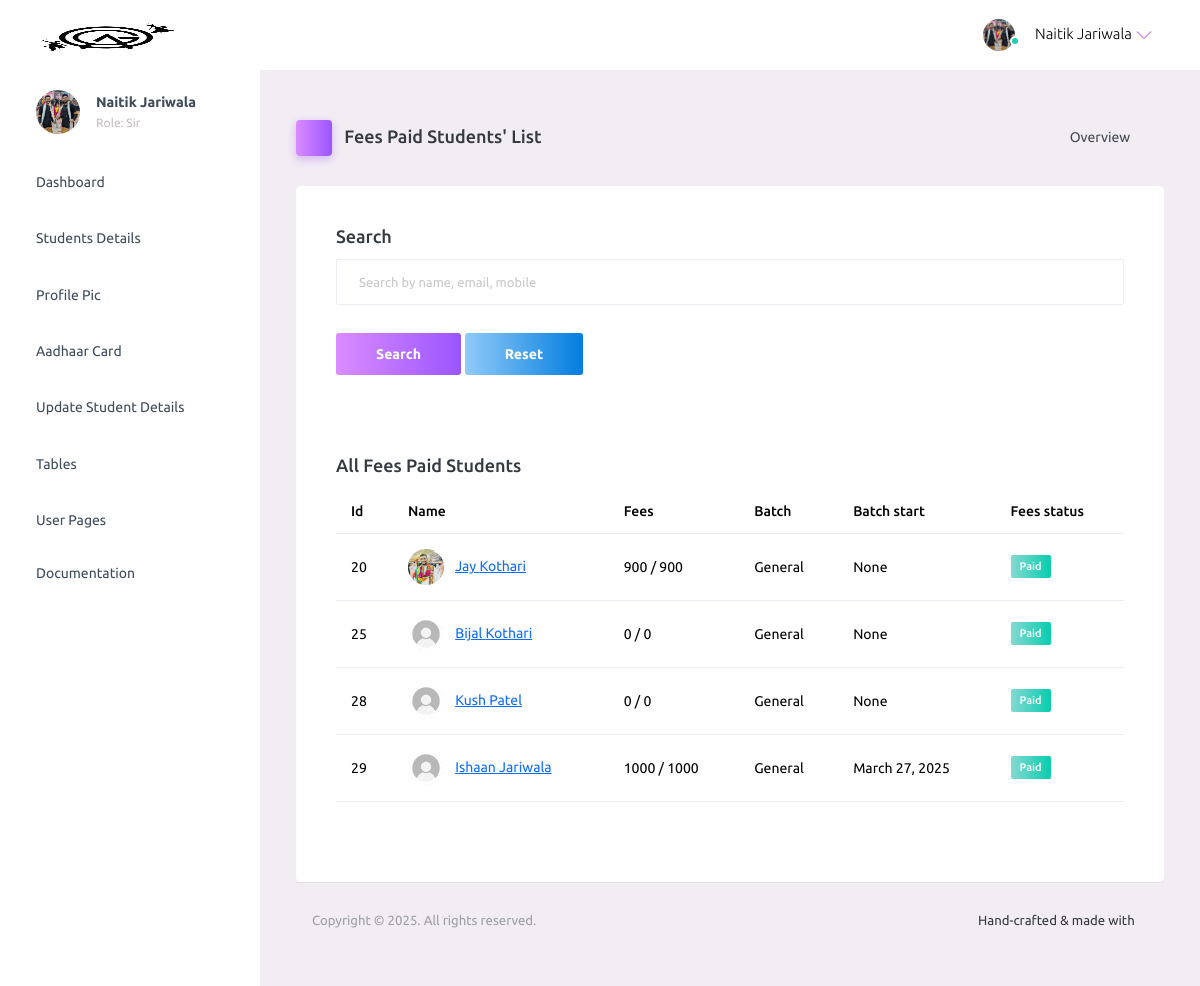
The page /mentor/fees_paid_list/ (signed in) on the database as committed earlier.
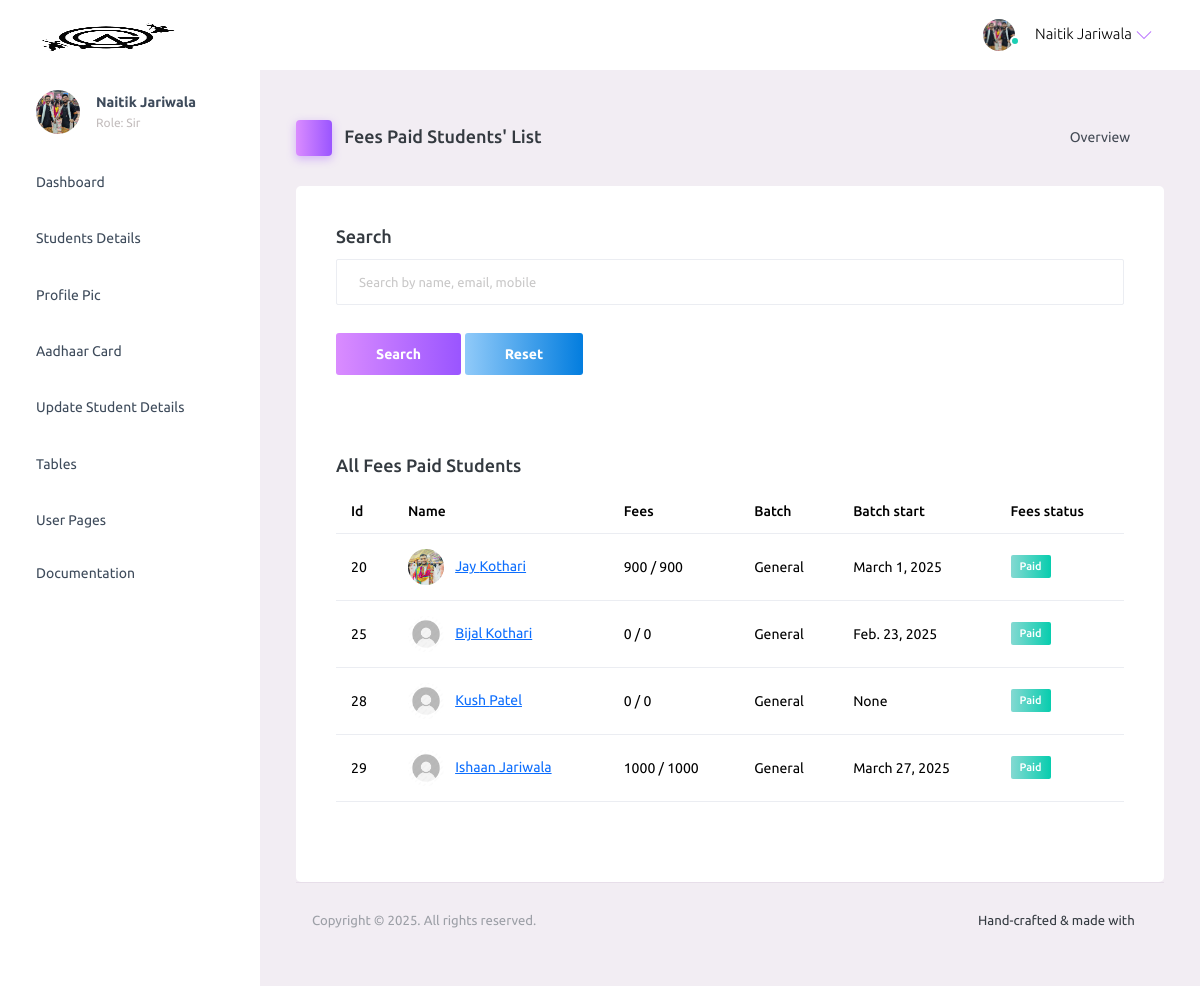
The same page on the database as committed later.
### student/models.py (models this page shows, shortened)
class Student(models.Model):
    doc_choice = (
        ('Owner','Owner'),
        ('Sir','Sir'),
        ('Student','Student'),
    )
    first_name = models.CharField(max_length=30)
    last_name = models.CharField(max_length=30)
    birth_date = models.DateField(blank=True, null=True)
    email = models.EmailField(unique=True)
    mobile = models.CharField(max_length=10)
    parent_mobile = models.CharField(max_length=10)
    role = models.CharField(max_length=10, choices=doc_choice, default='Student')
    address = models.TextField()
    password = models.CharField(max_length=30)
    password_reset = models.BooleanField(default=False)
    verified = models.BooleanField(default=False)
    aadhar = models.CharField(max_length=12)
    aadhar_verified = models.BooleanField(default=False)
    aadhar_verified_by = models.CharField(max_length=30,blank=True,null=True)
    profile_qr = models.FileField(upload_to='profile_qr/',default='default/qr.png')
    profile_image = models.FileField(upload_to='profile/', default='default/profile.jpg')
    profile_image_verified = models.BooleanField(default=False)
    fees_amount = models.IntegerField(default=0)
    fees_paid = models.IntegerField(default=0)
    fees_status = models.BooleanField(default=False)
    batch_name = models.CharField(max_length=30, blank=True, null=True, default='General')
    batch_start_date = models.DateField(blank=True, null=True)
    batch_end_date = models.DateField(blank=True, null=True)
    created_at = models.DateTimeField(auto_now_add=True)

### mentor/views.py (the view, shortened to what this page needs)
# urls.py: path('fees_paid_list/', views.fees_paid_list, name='fees_paid_list'),
def fees_paid_list(request):
    try:
        student = Student.objects.get(email=request.session['email'])
        if student.role == 'Student':
            return render(request, 'login.html', {'msg': 'You are not authorized to access this page'})
        students = Student.objects.filter(fees_status=True)
        return render(request, 'fees_paid_list.html', {'students': students, 'student': student})
    except:
        return render(request, 'login.html')

### mentor/templates/fees_paid_list.html (shortened to what this page needs)
{% extends 'header.html' %}
{% load static %}
{% block content %}
<div class="main-panel">
  <div class="content-wrapper">
    <div class="page-header">
      <h3 class="page-title">
        <span class="page-title-icon bg-gradient-primary text-white me-2">
          <i class="mdi mdi-home"></i>
        </span> Fees Paid Students' List
      </h3>
      <nav aria-label="breadcrumb">
        <ul class="breadcrumb">
          <li class="breadcrumb-item active" aria-current="page">
            Overview <i class="mdi mdi-alert-circle-outline icon-sm text-primary align-middle"></i>
          </li>
        </ul>
      </nav>
    </div>
    <div class="row">
      <div class="col-12 grid-margin">
        <div class="card">
          <div class="card-body">
            <h4 class="card-title">Search</h4>
            <form method="POST" action="{% url 'fees_paid_list' %}">
              <div class="form-group">
                <input type="text" class="form-control" id="search" name="search" placeholder="Search by name, email, mobile">
              </div>
              <button type="submit" class="btn btn-gradient-primary mr-2">Search</button>
              <a href="{% url 'fees_paid_list' %}" class="btn btn-gradient-info">Reset</a>
            </form>
          </div>
    <div class="row">
      <div class="col-12 grid-margin">
        <div class="card">
          <div class="card-body">
            {% if msg %}
            <h4 class="card-title">{{msg}}</h4>
            {% else %}
            <h4 class="card-title">All Fees Paid Students</h4>
            {% endif %}
            <div class="table-responsive">
              <table class="table">
                <thead>
                  <tr>
                    <th> Id </th>
                    <th> Name </th>
                    <th> Fees </th>
                    <th> Batch </th>
                    <th> Batch start </th>
                    <th> Fees status </th>
                  </tr>
                </thead>
                <tbody>
                  {% for one in students %}
                  <tr>
                    <td>{{one.id}}</td>
                    <td>
                      <img src="{{one.profile_image.url}}" style="object-fit: cover;" class="me-2" alt="image"> <a href="{% url 'view_student' one.id %}">{{one.first_name}} {{one.last_name}}</a>
                    </td>
                    <td> {{one.fees_paid}} / {{one.fees_amount}} </td>
                    <td> {{one.batch_name}} </td>
                    <td>{{one.batch_start_date}}</td>
                    <td>
                      {% if one.fees_status %}
                      <label class="badge badge-gradient-success">Paid</label>
                      {% else %}
                      <label class="badge badge-gradient-danger">Unpaid</label>
                      {% endif %}
                    </td>
                  </tr>
                  {% endfor %}
                </tbody>
              </table>
            </div>
          </div>
        </div>
      </div>
    </div>
  </div>
  <footer class="footer">
    <div class="d-sm-flex justify-content-center justify-content-sm-between">
      <span class="text-muted text-center text-sm-left d-block d-sm-inline-block">Copyright © 2025. All rights reserved.</span>
      <span class="float-none float-sm-right d-block mt-1 mt-sm-0 text-center">Hand-crafted & made with <i class="mdi mdi-heart text-danger"></i></span>
    </div>
  </footer>
</div>
{% endblock %}

Rows that differ between the two databases and show on the page:
changed Student "Jay": batch_start_date "None" → "March 1, 2025"
changed Student "Bijal": batch_start_date "None" → "Feb. 23, 2025"
